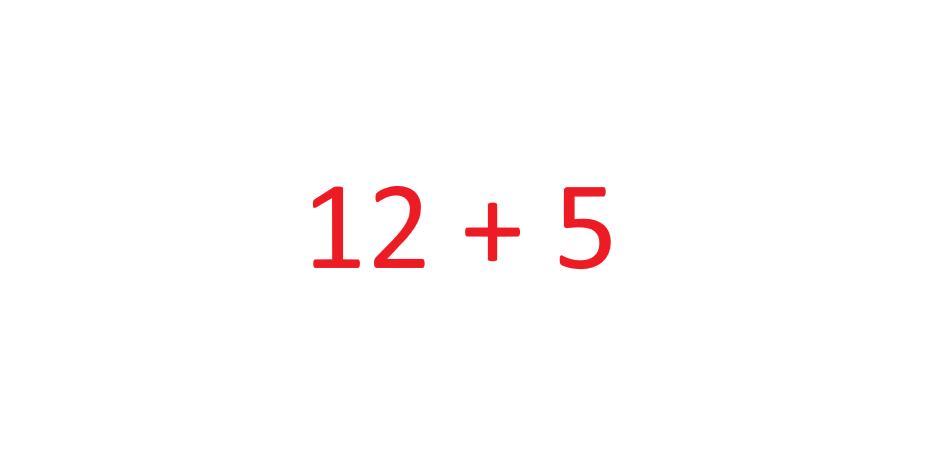
#> input picture exemplos/12 + 5.png, 925 x 465 px
$ python -i camera_ocr.py   (imports and definitions only)
#> lines starting #> are read from the running program, lines starting #| are printed output that depends on the picture; after the words box and inside, x2 and y2 are one past the last pixel; in counts of white or black regions, pixels touching at a corner belong together
#> further down, picture is the input picture: shape (465, 925, 3); mean B, G, R 252.2, 252.1, 254.8
"""Funções de câmera, imagem e OCR do JOVI MATH."""

import os
from pathlib import Path
from uuid import uuid4

from calculos import adicionar_historico, calcular_expressao, formatar_resultado


try:
    import cv2
    import numpy as np
except ImportError:
    cv2 = None
    np = None

# [3 lines not run here, left out]

try:
    from rapidocr import RapidOCR
except ImportError:
    RapidOCR = None


EXTENSOES_SUPORTADAS = {".png", ".jpg", ".jpeg", ".bmp", ".webp"}
MENSAGEM_OCR_INVALIDO = "Não foi possível identificar uma expressão matemática válida."
_motor_ocr = None
PASTA_PROJETO = Path(__file__).resolve().parent


def dependencias_disponiveis():
    return cv2 is not None and np is not None and RapidOCR is not None


# [45 lines left out: functions _abrir_camera, _liberar_camera, verificar_camera, not called in this run]


def preparar_imagem(imagem):
    """Aumenta o contraste e o tamanho para facilitar a leitura do OCR."""
    if cv2 is None or np is None:
        raise RuntimeError("As dependências de imagem não estão instaladas.")

    if imagem is None or not isinstance(imagem, np.ndarray) or imagem.size == 0:
        raise ValueError("A imagem informada não pôde ser processada.")

    if len(imagem.shape) == 3:
        cinza = cv2.cvtColor(imagem, cv2.COLOR_BGR2GRAY)
    else:
        cinza = imagem.copy()

    altura, largura = cinza.shape[:2]
#> altura = 465; largura = 925
    if altura < 300 or largura < 700:
        fator = max(2.0, 700 / max(largura, 1))
        cinza = cv2.resize(cinza, None, fx=fator, fy=fator, interpolation=cv2.INTER_CUBIC)

    suavizada = cv2.GaussianBlur(cinza, (3, 3), 0)
    _, binaria = cv2.threshold(
        suavizada, 0, 255, cv2.THRESH_BINARY + cv2.THRESH_OTSU
    )
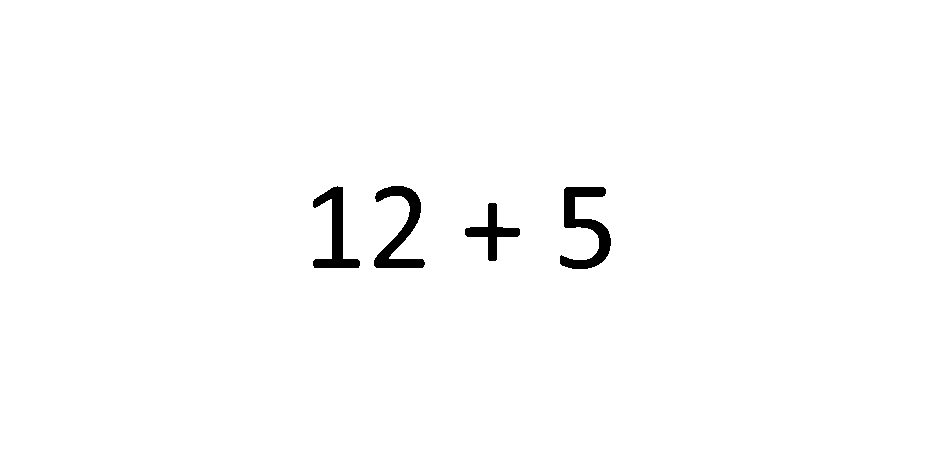
#> binaria: shape (465, 925); 98.7% white; 4 black regions, box (x1, y1, x2, y2) and area: (560, 187, 611, 269) 1742, (374, 186, 425, 268) 1591, (313, 186, 360, 268) 1385, (465, 203, 520, 261) 948
    return cv2.copyMakeBorder(
        binaria, 24, 24, 24, 24, cv2.BORDER_CONSTANT, value=255
    )
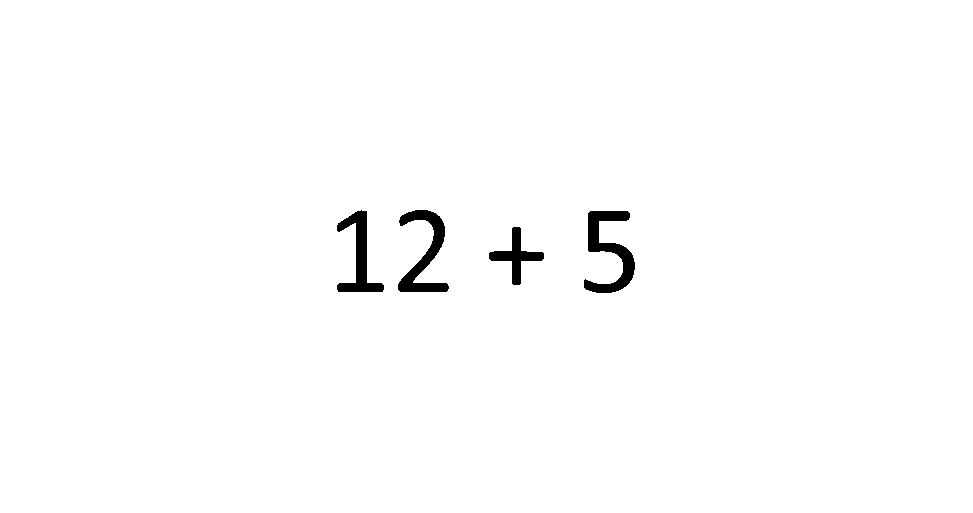
#> returned value: shape (513, 973); 98.9% white; 4 black regions, box (x1, y1, x2, y2) and area: (584, 211, 635, 293) 1742, (398, 210, 449, 292) 1591, (337, 210, 384, 292) 1385, (489, 227, 544, 285) 948


# [15 lines left out: function _obter_motor_ocr, not called in this run]


def _extrair_textos(resultado_ocr):
    """RapidOCR 3.9.2 retorna objetos; saída só de detecção não tem txts."""
    return list(getattr(resultado_ocr, "txts", None) or [])


# [107 lines left out: functions _avaliar_textos, reconhecer_e_calcular, carregar_imagem, not called in this run]


def processar_arquivo(caminho):
    imagem = carregar_imagem(caminho)
    return reconhecer_e_calcular(imagem)


# [148 lines left out: functions _desenhar_interface_camera, salvar_recorte, resolver_por_camera, not called in this run]

>>> import cv2
>>> picture = cv2.imread('exemplos/12 + 5.png')
>>> result = preparar_imagem(picture)
